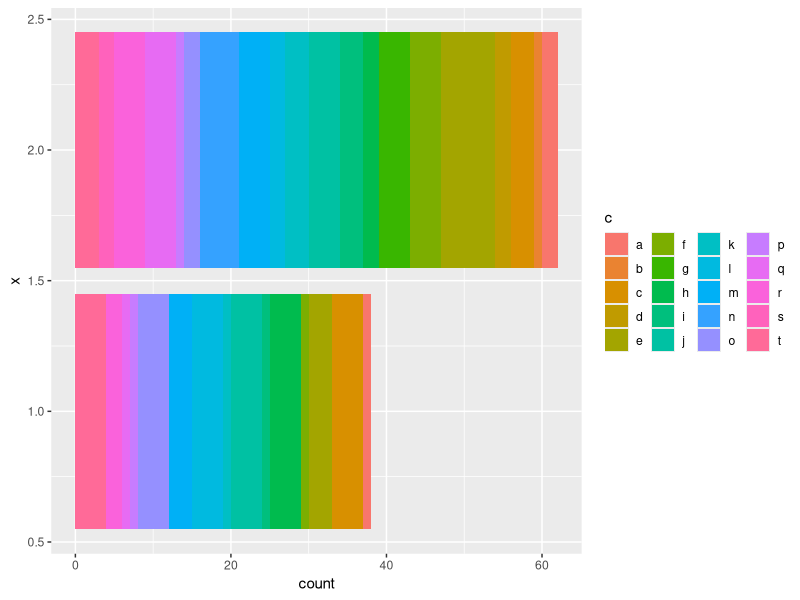
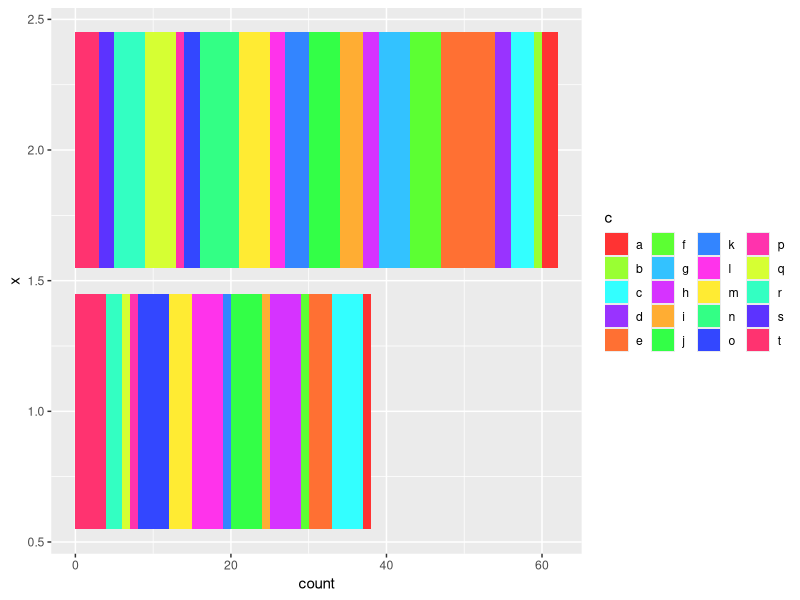

Write R code to recreate these figures, in order.
## ---- chunk 1
library(ggplot2)
set.seed(123456)
bar.df = data.frame(x=sample.int(2, 100, TRUE), c=sample(letters[1:20],100, TRUE))
## ---- chunk 2
interk <- function(x, k=4){ # Interleaves elements in x
  idx = unlist(lapply(1:k, function(kk) seq(kk, length(x), k)))
  x[idx]
}
pal = interk(rainbow(20, s=.8), 5)
## ---- chunk 3
ggplot(bar.df, aes(x=x, fill=c)) + geom_bar() + coord_flip() +
  guides(fill=guide_legend(ncol=4))
ggplot(bar.df, aes(x=x, fill=c)) + geom_bar() + coord_flip() +
  guides(fill=guide_legend(ncol=4)) + 
  scale_fill_manual(values=pal)
